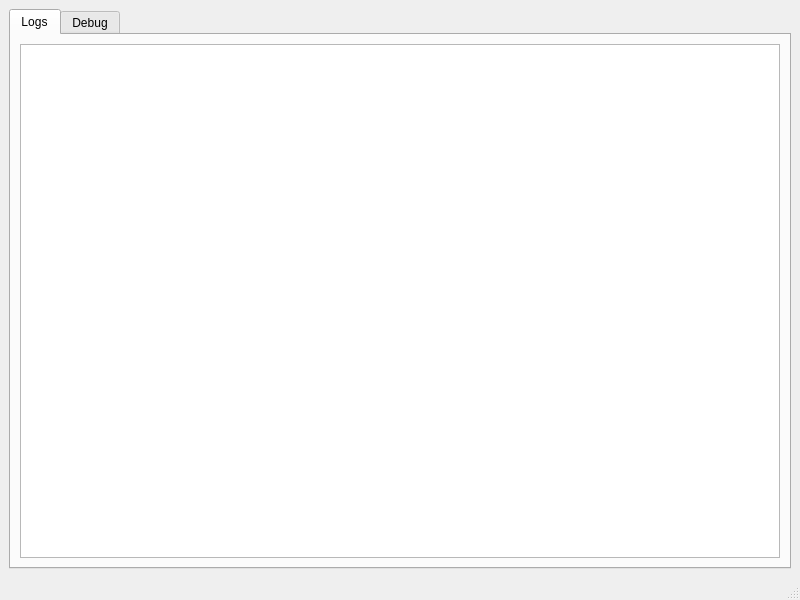
<?xml version="1.0" encoding="UTF-8"?>
<ui version="4.0">
 <class>MainWindowLog</class>
 <widget class="QMainWindow" name="MainWindowLog">
  <property name="geometry">
   <rect>
    <x>0</x>
    <y>0</y>
    <width>800</width>
    <height>600</height>
   </rect>
  </property>
  <property name="windowTitle">
   <string>Log</string>
  </property>
  <widget class="QWidget" name="centralwidget">
   <layout class="QVBoxLayout" name="verticalLayout">
    <item>
     <widget class="QTabWidget" name="tabWidget">
      <property name="currentIndex">
       <number>0</number>
      </property>
      <widget class="QWidget" name="tab_Logs">
       <attribute name="title">
        <string>Logs</string>
       </attribute>
       <layout class="QVBoxLayout" name="verticalLayout_6">
        <item>
         <widget class="QPlainTextEdit" name="plainTextEdit"/>
        </item>
       </layout>
      </widget>
      <widget class="QWidget" name="tab_debug">
       <attribute name="title">
        <string>Debug</string>
       </attribute>
       <layout class="QVBoxLayout" name="verticalLayout_2">
        <item>
         <widget class="QTextEdit" name="textEditDebug"/>
        </item>
       </layout>
      </widget>
     </widget>
    </item>
   </layout>
  </widget>
  <widget class="QMenuBar" name="menubar">
   <property name="geometry">
    <rect>
     <x>0</x>
     <y>0</y>
     <width>800</width>
     <height>21</height>
    </rect>
   </property>
  </widget>
  <widget class="QStatusBar" name="statusbar"/>
 </widget>
 <resources/>
 <connections/>
</ui>
